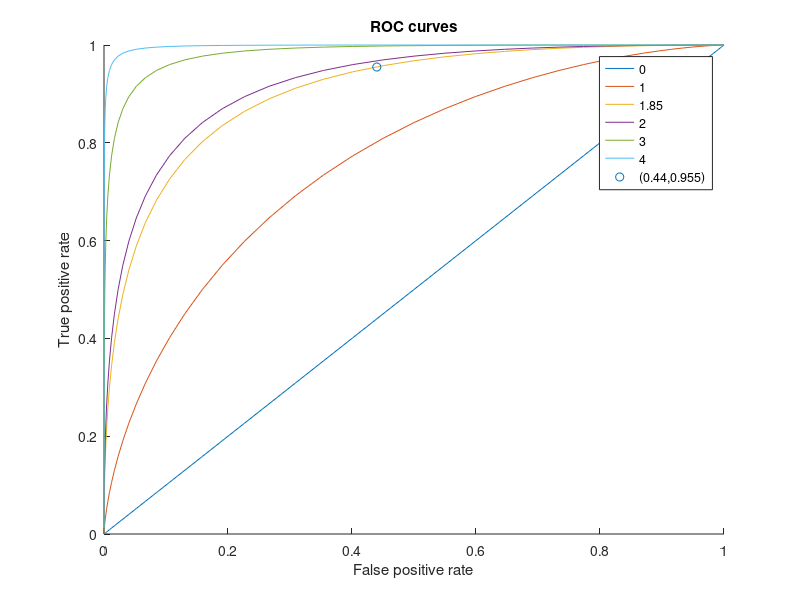

Here is the MATLAB script that generated this plot:
close all;
clear all;

std = 4;
figure; hold on;

for d = [0,1,1.85,2,3,4]
    x = [];
    y = [];
    m2 = std*d;
    for i = -19:0.5:25
        p1 = normcdf([-20, i], 0, std);
        p1 = 1 - p1(2);

        p2 = normcdf([-20, i], m2, std);
        p2 = 1 - p2(2);

        x = [x, p1];
        y = [y, p2];
    end
        
    disp([x(length(x)), y(length(y))]);
    plot(x,y);
end

scatter([0.44], [0.955], 'bd');
legend('0', '1', '1.85', '2', '3', '4', '(0.44,0.955)');
xlabel('False positive rate');
ylabel('True positive rate');
title('ROC curves');